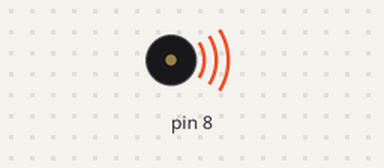
Bench run of a sketch on a simulated Arduino Uno, built with avr-gcc and run on an emulated ATmega328P. Shown: buzzer (waves = sounding).

Above: at 0.1 s.
Timing chart, 0 to 40.0 s (numbered marks = the images above):
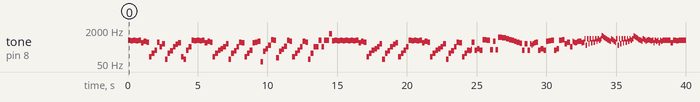

The sketch:

Melodia-Arduino.ino
```cpp
void setup() {
}

void loop() {
tone(8, 659 , 200.000000);
delay(190);
delayMicroseconds(0);
noTone(8);
tone(8, 622 , 200.000000);
delay(190);
delayMicroseconds(0);
noTone(8);
tone(8, 659 , 200.000000);
delay(190);
delayMicroseconds(0);
noTone(8);
tone(8, 622 , 200.000000);
delay(190);
delayMicroseconds(0);
noTone(8);
tone(8, 659 , 200.000000);
delay(190);
delayMicroseconds(0);
noTone(8);
tone(8, 493 , 200.000000);
delay(190);
delayMicroseconds(0);
noTone(8);
tone(8, 587 , 200.000000);
delay(190);
delayMicroseconds(0);
noTone(8);
tone(8, 523 , 200.000000);
delay(190);
delayMicroseconds(0);
noTone(8);
tone(8, 110 , 200.000000);
delay(190);
delayMicroseconds(0);
noTone(8);
tone(8, 164 , 200.000000);
delay(190);
delayMicroseconds(0);
noTone(8);
tone(8, 220 , 200.000000);
delay(190);
delayMicroseconds(0);
noTone(8);
tone(8, 523 , 200.000000);
delay(190);
delayMicroseconds(0);
noTone(8);
tone(8, 329 , 200.000000);
delay(190);
delayMicroseconds(0);
noTone(8);
tone(8, 440 , 200.000000);
delay(190);
delayMicroseconds(0);
noTone(8);
tone(8, 82 , 200.000000);
delay(190);
delayMicroseconds(0);
noTone(8);
tone(8, 164 , 200.000000);
delay(190);
delayMicroseconds(0);
noTone(8);
tone(8, 207 , 200.000000);
delay(190);
delayMicroseconds(0);
noTone(8);
tone(8, 329 , 200.000000);
delay(190);
delayMicroseconds(0);
noTone(8);
tone(8, 415 , 200.000000);
delay(190);
delayMicroseconds(0);
noTone(8);
tone(8, 493 , 200.000000);
delay(190);
delayMicroseconds(0);
noTone(8);
tone(8, 110 , 200.000000);
delay(190);
delayMicroseconds(0);
noTone(8);
tone(8, 82 , 200.000000);
delay(190);
delayMicroseconds(0);
noTone(8);
tone(8, 220 , 200.000000);
delay(190);
delayMicroseconds(0);
noTone(8);
tone(8, 329 , 200.000000);
delay(190);
delayMicroseconds(0);
noTone(8);
tone(8, 659 , 200.000000);
delay(190);
delayMicroseconds(0);
noTone(8);
tone(8, 622 , 200.000000);
delay(190);
delayMicroseconds(0);
noTone(8);
tone(8, 659 , 200.000000);
delay(190);
delayMicroseconds(0);
noTone(8);
tone(8, 622 , 200.000000);
delay(190);
delayMicroseconds(0);
noTone(8);
tone(8, 659 , 200.000000);
delay(190);
delayMicroseconds(0);
noTone(8);
tone(8, 493 , 200.000000);
delay(190);
delayMicroseconds(0);
noTone(8);
tone(8, 587 , 200.000000);
delay(190);
delayMicroseconds(0);
noTone(8);
tone(8, 523 , 200.000000);
delay(190);
delayMicroseconds(0);
noTone(8);
tone(8, 110 , 200.000000);
delay(190);
delayMicroseconds(0);
noTone(8);
tone(8, 164 , 200.000000);
delay(190);
delayMicroseconds(0);
noTone(8);
tone(8, 220 , 200.000000);
delay(190);
delayMicroseconds(0);
noTone(8);
tone(8, 261 , 200.000000);
delay(190);
delayMicroseconds(0);
noTone(8);
tone(8, 329 , 200.000000);
delay(190);
delayMicroseconds(0);
noTone(8);
tone(8, 440 , 200.000000);
delay(190);
delayMicroseconds(0);
noTone(8);
tone(8, 82 , 200.000000);
delay(190);
delayMicroseconds(0);
noTone(8);
tone(8, 164 , 200.000000);
delay(190);
delayMicroseconds(0);
noTone(8);
tone(8, 207 , 200.000000);
delay(190);
delayMicroseconds(0);
noTone(8);
tone(8, 329 , 200.000000);
delay(190);
delayMicroseconds(0);
noTone(8);
tone(8, 523 , 200.000000);
delay(190);
delayMicroseconds(0);
noTone(8);
tone(8, 493 , 200.000000);
delay(190);
delayMicroseconds(0);
noTone(8);
tone(8, 110 , 200.000000);
delay(190);
delayMicroseconds(0);
noTone(8);
tone(8, 164 , 200.000000);
delay(190);
delayMicroseconds(0);
noTone(8);
tone(8, 220 , 200.000000);
delay(190);
delayMicroseconds(0);
noTone(8);
tone(8, 493 , 200.000000);
delay(190);
delayMicroseconds(0);
noTone(8);
tone(8, 523 , 200.000000);
delay(190);
delayMicroseconds(0);
noTone(8);
tone(8, 587 , 200.000000);
delay(190);
delayMicroseconds(0);
noTone(8);
tone(8, 65 , 200.000000);
delay(190);
delayMicroseconds(0);
noTone(8);
tone(8, 195 , 200.000000);
delay(190);
delayMicroseconds(0);
noTone(8);
tone(8, 261 , 200.000000);
delay(190);
delayMicroseconds(0);
noTone(8);
tone(8, 391 , 200.000000);
delay(190);
delayMicroseconds(0);
noTone(8);
tone(8, 698 , 200.000000);
delay(190);
delayMicroseconds(0);
noTone(8);
tone(8, 659 , 200.000000);
delay(190);
delayMicroseconds(0);
noTone(8);
tone(8, 97 , 200.000000);
delay(190);
delayMicroseconds(0);
noTone(8);
tone(8, 195 , 200.000000);
delay(190);
delayMicroseconds(0);
noTone(8);
tone(8, 246 , 200.000000);
delay(190);
delayMicroseconds(0);
noTone(8);
tone(8, 349 , 200.000000);
delay(190);
delayMicroseconds(0);
noTone(8);
tone(8, 659 , 200.000000);
delay(190);
delayMicroseconds(0);
noTone(8);
tone(8, 587 , 200.000000);
delay(190);
delayMicroseconds(0);
noTone(8);
tone(8, 110 , 200.000000);
delay(190);
delayMicroseconds(0);
noTone(8);
tone(8, 164 , 200.000000);
delay(190);
delayMicroseconds(0);
noTone(8);
tone(8, 220 , 200.000000);
delay(190);
delayMicroseconds(0);
noTone(8);
tone(8, 329 , 200.000000);
delay(190);
delayMicroseconds(0);
noTone(8);
tone(8, 587 , 200.000000);
delay(190);
delayMicroseconds(0);
noTone(8);
tone(8, 523 , 200.000000);
delay(190);
delayMicroseconds(0);
noTone(8);
tone(8, 82 , 200.000000);
delay(190);
delayMicroseconds(0);
noTone(8);
tone(8, 164 , 200.000000);
delay(190);
delayMicroseconds(0);
noTone(8);
tone(8, 329 , 200.000000);
delay(190);
delayMicroseconds(0);
noTone(8);
tone(8, 329 , 200.000000);
delay(190);
delayMicroseconds(0);
noTone(8);
tone(8, 659 , 200.000000);
delay(190);
delayMicroseconds(0);
noTone(8);
tone(8, 329 , 200.000000);
delay(190);
delayMicroseconds(0);
noTone(8);
tone(8, 659 , 200.000000);
delay(190);
delayMicroseconds(0);
noTone(8);
tone(8, 659 , 200.000000);
delay(190);
delayMicroseconds(0);
noTone(8);
tone(8, 1318 , 200.000000);
delay(190);
delayMicroseconds(0);
noTone(8);
tone(8, 622 , 200.000000);
delay(190);
delayMicroseconds(0);
noTone(8);
tone(8, 659 , 200.000000);
delay(190);
delayMicroseconds(0);
noTone(8);
tone(8, 622 , 200.000000);
delay(190);
delayMicroseconds(0);
noTone(8);
tone(8, 659 , 200.000000);
delay(190);
delayMicroseconds(0);
noTone(8);
tone(8, 622 , 200.000000);
delay(190);
delayMicroseconds(0);
noTone(8);
tone(8, 659 , 200.000000);
delay(190);
delayMicroseconds(0);
noTone(8);
tone(8, 622 , 200.000000);
delay(190);
delayMicroseconds(0);
noTone(8);
tone(8, 659 , 200.000000);
delay(190);
delayMicroseconds(0);
noTone(8);
tone(8, 622 , 200.000000);
delay(190);
delayMicroseconds(0);
noTone(8);
tone(8, 659 , 200.000000);
delay(190);
delayMicroseconds(0);
noTone(8);
tone(8, 493 , 200.000000);
delay(190);
delayMicroseconds(0);
noTone(8);
tone(8, 587 , 200.000000);
delay(190);
delayMicroseconds(0);
noTone(8);
tone(8, 523 , 200.000000);
delay(190);
delayMicroseconds(0);
noTone(8);
tone(8, 110 , 200.000000);
delay(190);
delayMicroseconds(0);
noTone(8);
tone(8, 164 , 200.000000);
delay(190);
delayMicroseconds(0);
noTone(8);
tone(8, 220 , 200.000000);
delay(190);
delayMicroseconds(0);
noTone(8);
tone(8, 261 , 200.000000);
delay(190);
delayMicroseconds(0);
noTone(8);
tone(8, 329 , 200.000000);
delay(190);
delayMicroseconds(0);
noTone(8);
tone(8, 440 , 200.000000);
delay(190);
delayMicroseconds(0);
noTone(8);
tone(8, 82 , 200.000000);
delay(190);
delayMicroseconds(0);
noTone(8);
tone(8, 164 , 200.000000);
delay(190);
delayMicroseconds(0);
noTone(8);
tone(8, 207 , 200.000000);
delay(190);
delayMicroseconds(0);
noTone(8);
tone(8, 329 , 200.000000);
delay(190);
delayMicroseconds(0);
noTone(8);
tone(8, 415 , 200.000000);
delay(190);
delayMicroseconds(0);
noTone(8);
tone(8, 493 , 200.000000);
delay(190);
delayMicroseconds(0);
noTone(8);
tone(8, 110 , 200.000000);
delay(190);
delayMicroseconds(0);
noTone(8);
tone(8, 164 , 200.000000);
delay(190);
delayMicroseconds(0);
noTone(8);
tone(8, 220 , 200.000000);
delay(190);
delayMicroseconds(0);
noTone(8);
tone(8, 329 , 200.000000);
delay(190);
delayMicroseconds(0);
noTone(8);
tone(8, 659 , 200.000000);
delay(190);
delayMicroseconds(0);
noTone(8);
tone(8, 622 , 200.000000);
delay(190);
delayMicroseconds(0);
noTone(8);
tone(8, 659 , 200.000000);
delay(190);
delayMicroseconds(0);
noTone(8);
tone(8, 622 , 200.000000);
delay(190);
delayMicroseconds(0);
noTone(8);
tone(8, 659 , 200.000000);
delay(190);
delayMicroseconds(0);
noTone(8);
tone(8, 493 , 200.000000);
delay(190);
delayMicroseconds(0);
noTone(8);
tone(8, 587 , 200.000000);
delay(190);
delayMicroseconds(0);
noTone(8);
tone(8, 523 , 200.000000);
delay(190);
delayMicroseconds(0);
noTone(8);
tone(8, 110 , 200.000000);
delay(190);
delayMicroseconds(0);
noTone(8);
tone(8, 164 , 200.000000);
delay(190);
delayMicroseconds(0);
noTone(8);
tone(8, 220 , 200.000000);
delay(190);
delayMicroseconds(0);
noTone(8);
tone(8, 261 , 200.000000);
delay(190);
delayMicroseconds(0);
noTone(8);
tone(8, 329 , 200.000000);
delay(190);
delayMicroseconds(0);
noTone(8);
tone(8, 440 , 200.000000);
delay(190);
delayMicroseconds(0);
noTone(8);
tone(8, 82 , 200.000000);
delay(190);
delayMicroseconds(0);
noTone(8);
tone(8, 164 , 200.000000);
delay(190);
delayMicroseconds(0);
noTone(8);
tone(8, 207 , 200.000000);
delay(190);
delayMicroseconds(0);
noTone(8);
tone(8, 329 , 200.000000);
delay(190);
delayMicroseconds(0);
noTone(8);
tone(8, 523 , 200.000000);
delay(190);
delayMicroseconds(0);
noTone(8);
tone(8, 493 , 200.000000);
delay(190);
delayMicroseconds(0);
noTone(8);
tone(8, 110 , 200.000000);
delay(190);
delayMicroseconds(0);
noTone(8);
tone(8, 164 , 200.000000);
delay(190);
delayMicroseconds(0);
noTone(8);
tone(8, 220 , 200.000000);
delay(190);
delayMicroseconds(0);
noTone(8);
tone(8, 207 , 50.000000);
delay(47);
delayMicroseconds(0);
noTone(8);
tone(8, 220 , 50.000000);
delay(47);
delayMicroseconds(0);
noTone(8);
tone(8, 246 , 50.000000);
delay(47);
delayMicroseconds(0);
noTone(8);
tone(8, 523 , 200.000000);
delay(190);
delayMicroseconds(0);
noTone(8);
tone(8, 220 , 200.000000);
delay(190);
delayMicroseconds(0);
noTone(8);
tone(8, 261 , 200.000000);
delay(190);
delayMicroseconds(0);
noTone(8);
tone(8, 220 , 200.000000);
delay(190);
delayMicroseconds(0);
noTone(8);
tone(8, 698 , 200.000000);
delay(190);
delayMicroseconds(0);
noTone(8);
tone(8, 698 , 100.000000);
delay(95);
delayMicroseconds(0);
noTone(8);
tone(8, 659 , 100.000000);
delay(95);
delayMicroseconds(0);
noTone(8);
tone(8, 659 , 200.000000);
delay(190);
delayMicroseconds(0);
noTone(8);
tone(8, 233 , 200.000000);
delay(190);
delayMicroseconds(0);
noTone(8);
tone(8, 587 , 200.000000);
delay(190);
delayMicroseconds(0);
noTone(8);
tone(8, 233 , 200.000000);
delay(190);
delayMicroseconds(0);
noTone(8);
tone(8, 932 , 200.000000);
delay(190);
delayMicroseconds(0);
noTone(8);
tone(8, 932 , 100.000000);
delay(95);
delayMicroseconds(0);
noTone(8);
tone(8, 880 , 100.000000);
delay(95);
delayMicroseconds(0);
noTone(8);
tone(8, 880 , 200.000000);
delay(190);
delayMicroseconds(0);
noTone(8);
tone(8, 783 , 200.000000);
delay(190);
delayMicroseconds(0);
noTone(8);
tone(8, 698 , 200.000000);
delay(190);
delayMicroseconds(0);
noTone(8);
tone(8, 659 , 200.000000);
delay(190);
delayMicroseconds(0);
noTone(8);
tone(8, 587 , 200.000000);
delay(190);
delayMicroseconds(0);
noTone(8);
tone(8, 523 , 200.000000);
delay(190);
delayMicroseconds(0);
noTone(8);
tone(8, 466 , 200.000000);
delay(190);
delayMicroseconds(0);
noTone(8);
tone(8, 220 , 200.000000);
delay(190);
delayMicroseconds(0);
noTone(8);
tone(8, 440 , 200.000000);
delay(190);
delayMicroseconds(0);
noTone(8);
tone(8, 220 , 200.000000);
delay(190);
delayMicroseconds(0);
noTone(8);
tone(8, 440 , 100.000000);
delay(95);
delayMicroseconds(0);
noTone(8);
tone(8, 391 , 100.000000);
delay(95);
delayMicroseconds(0);
noTone(8);
tone(8, 440 , 100.000000);
delay(95);
delayMicroseconds(0);
noTone(8);
tone(8, 493 , 100.000000);
delay(95);
delayMicroseconds(0);
noTone(8);
tone(8, 523 , 200.000000);
delay(190);
delayMicroseconds(0);
noTone(8);
tone(8, 220 , 200.000000);
delay(190);
delayMicroseconds(0);
noTone(8);
tone(8, 261 , 200.000000);
delay(190);
delayMicroseconds(0);
noTone(8);
tone(8, 220 , 200.000000);
delay(190);
delayMicroseconds(0);
noTone(8);
tone(8, 587 , 200.000000);
delay(190);
delayMicroseconds(0);
noTone(8);
tone(8, 622 , 200.000000);
delay(190);
delayMicroseconds(0);
noTone(8);
tone(8, 659 , 200.000000);
delay(190);
delayMicroseconds(0);
noTone(8);
tone(8, 220 , 200.000000);
delay(190);
delayMicroseconds(0);
noTone(8);
tone(8, 261 , 200.000000);
delay(190);
delayMicroseconds(0);
noTone(8);
tone(8, 659 , 200.000000);
delay(190);
delayMicroseconds(0);
noTone(8);
tone(8, 698 , 200.000000);
delay(190);
delayMicroseconds(0);
noTone(8);
tone(8, 440 , 200.000000);
delay(190);
delayMicroseconds(0);
noTone(8);
tone(8, 523 , 200.000000);
delay(190);
delayMicroseconds(0);
noTone(8);
tone(8, 329 , 200.000000);
delay(190);
delayMicroseconds(0);
noTone(8);
tone(8, 587 , 100.000000);
delay(95);
delayMicroseconds(0);
noTone(8);
tone(8, 523 , 100.000000);
delay(95);
delayMicroseconds(0);
noTone(8);
tone(8, 493 , 100.000000);
delay(95);
delayMicroseconds(0);
noTone(8);
tone(8, 523 , 100.000000);
delay(95);
delayMicroseconds(0);
noTone(8);
tone(8, 587 , 200.000000);
delay(190);
delayMicroseconds(0);
noTone(8);
tone(8, 587 , 100.000000);
delay(95);
delayMicroseconds(0);
noTone(8);
tone(8, 493 , 100.000000);
delay(95);
delayMicroseconds(0);
noTone(8);
tone(8, 523 , 100.000000);
delay(95);
delayMicroseconds(0);
noTone(8);
tone(8, 783 , 100.000000);
delay(95);
delayMicroseconds(0);
noTone(8);
tone(8, 391 , 100.000000);
delay(95);
delayMicroseconds(0);
noTone(8);
tone(8, 783 , 100.000000);
delay(95);
delayMicroseconds(0);
noTone(8);
tone(8, 440 , 100.000000);
delay(95);
delayMicroseconds(0);
noTone(8);
tone(8, 783 , 100.000000);
delay(95);
delayMicroseconds(0);
noTone(8);
tone(8, 493 , 100.000000);
delay(95);
delayMicroseconds(0);
noTone(8);
tone(8, 783 , 100.000000);
delay(95);
delayMicroseconds(0);
noTone(8);
tone(8, 523 , 100.000000);
delay(95);
delayMicroseconds(0);
noTone(8);
tone(8, 783 , 100.000000);
delay(95);
delayMicroseconds(0);
noTone(8);
tone(8, 587 , 100.000000);
delay(95);
delayMicroseconds(0);
noTone(8);
tone(8, 783 , 100.000000);
delay(95);
delayMicroseconds(0);
noTone(8);
tone(8, 659 , 100.000000);
delay(95);
delayMicroseconds(0);
noTone(8);
tone(8, 783 , 100.000000);
delay(95);
delayMicroseconds(0);
noTone(8);
tone(8, 1046 , 100.000000);
delay(95);
delayMicroseconds(0);
noTone(8);
tone(8, 987 , 100.000000);
delay(95);
delayMicroseconds(0);
noTone(8);
tone(8, 880 , 100.000000);
delay(95);
delayMicroseconds(0);
noTone(8);
tone(8, 783 , 100.000000);
delay(95);
delayMicroseconds(0);
noTone(8);
tone(8, 698 , 100.000000);
delay(95);
delayMicroseconds(0);
noTone(8);
tone(8, 659 , 100.000000);
delay(95);
delayMicroseconds(0);
noTone(8);
tone(8, 587 , 100.000000);
delay(95);
delayMicroseconds(0);
noTone(8);
tone(8, 783 , 100.000000);
delay(95);
delayMicroseconds(0);
noTone(8);
tone(8, 698 , 100.000000);
delay(95);
delayMicroseconds(0);
noTone(8);
tone(8, 587 , 100.000000);
delay(95);
delayMicroseconds(0);
noTone(8);
tone(8, 523 , 100.000000);
delay(95);
delayMicroseconds(0);
noTone(8);
tone(8, 783 , 100.000000);
delay(95);
delayMicroseconds(0);
noTone(8);
tone(8, 391 , 100.000000);
delay(95);
delayMicroseconds(0);
noTone(8);
tone(8, 783 , 100.000000);
delay(95);
delayMicroseconds(0);
noTone(8);
tone(8, 440 , 100.000000);
delay(95);
delayMicroseconds(0);
noTone(8);
tone(8, 783 , 100.000000);
delay(95);
delayMicroseconds(0);
noTone(8);
tone(8, 493 , 100.000000);
delay(95);
delayMicroseconds(0);
noTone(8);
tone(8, 783 , 100.000000);
delay(95);
delayMicroseconds(0);
noTone(8);
tone(8, 523 , 100.000000);
delay(95);
delayMicroseconds(0);
noTone(8);
tone(8, 783 , 100.000000);
delay(95);
delayMicroseconds(0);
noTone(8);
tone(8, 587 , 100.000000);
delay(95);
delayMicroseconds(0);
noTone(8);
tone(8, 783 , 100.000000);
delay(95);
delayMicroseconds(0);
noTone(8);
tone(8, 659 , 100.000000);
delay(95);
delayMicroseconds(0);
noTone(8);
tone(8, 783 , 100.000000);
delay(95);
delayMicroseconds(0);
noTone(8);
tone(8, 1046 , 100.000000);
delay(95);
delayMicroseconds(0);
noTone(8);
tone(8, 987 , 100.000000);
delay(95);
delayMicroseconds(0);
noTone(8);
tone(8, 880 , 100.000000);
delay(95);
delayMicroseconds(0);
noTone(8);
tone(8, 783 , 100.000000);
delay(95);
delayMicroseconds(0);
noTone(8);
tone(8, 698 , 100.000000);
delay(95);
delayMicroseconds(0);
noTone(8);
tone(8, 659 , 100.000000);
delay(95);
delayMicroseconds(0);
noTone(8);
tone(8, 587 , 100.000000);
delay(95);
delayMicroseconds(0);
noTone(8);
tone(8, 783 , 100.000000);
delay(95);
delayMicroseconds(0);
noTone(8);
tone(8, 698 , 100.000000);
delay(95);
delayMicroseconds(0);
noTone(8);
tone(8, 587 , 100.000000);
delay(95);
delayMicroseconds(0);
noTone(8);
tone(8, 659 , 100.000000);
delay(95);
delayMicroseconds(0);
noTone(8);
tone(8, 698 , 100.000000);
delay(95);
delayMicroseconds(0);
noTone(8);
tone(8, 659 , 100.000000);
delay(95);
delayMicroseconds(0);
noTone(8);
tone(8, 622 , 100.000000);
delay(95);
delayMicroseconds(0);
noTone(8);
tone(8, 659 , 100.000000);
delay(95);
delayMicroseconds(0);
noTone(8);
tone(8, 493 , 100.000000);
delay(95);
delayMicroseconds(0);
noTone(8);
tone(8, 659 , 100.000000);
delay(95);
delayMicroseconds(0);
noTone(8);
tone(8, 587 , 100.000000);
delay(95);
delayMicroseconds(0);
noTone(8);
tone(8, 659 , 100.000000);
delay(95);
delayMicroseconds(0);
noTone(8);
tone(8, 493 , 100.000000);
delay(95);
delayMicroseconds(0);
noTone(8);
tone(8, 659 , 100.000000);
delay(95);
delayMicroseconds(0);
noTone(8);
tone(8, 587 , 100.000000);
delay(95);
delayMicroseconds(0);
noTone(8);
tone(8, 659 , 400.000000);
delay(380);
delayMicroseconds(0);
noTone(8);
tone(8, 659 , 200.000000);
delay(190);
delayMicroseconds(0);
noTone(8);
tone(8, 493 , 200.000000);
delay(190);
delayMicroseconds(0);
noTone(8);
tone(8, 659 , 200.000000);
delay(190);
delayMicroseconds(0);
noTone(8);
tone(8, 622 , 200.000000);
delay(190);
delayMicroseconds(0);
noTone(8);
tone(8, 659 , 400.000000);
delay(380);
delayMicroseconds(0);
noTone(8);
tone(8, 659 , 200.000000);
delay(190);
delayMicroseconds(0);
noTone(8);
tone(8, 493 , 200.000000);
delay(190);
delayMicroseconds(0);
noTone(8);
tone(8, 659 , 200.000000);
delay(190);
delayMicroseconds(0);
noTone(8);
tone(8, 622 , 200.000000);
delay(190);
delayMicroseconds(0);
noTone(8);
tone(8, 659 , 200.000000);
delay(190);
delayMicroseconds(0);
noTone(8);
tone(8, 622 , 200.000000);
delay(190);
delayMicroseconds(0);
noTone(8);
tone(8, 659 , 200.000000);
delay(190);
delayMicroseconds(0);
noTone(8);
tone(8, 622 , 200.000000);
delay(190);
delayMicroseconds(0);
noTone(8);
tone(8, 659 , 200.000000);
delay(190);
delayMicroseconds(0);
noTone(8);
tone(8, 587 , 200.000000);
delay(190);
delayMicroseconds(0);
noTone(8);
tone(8, 659 , 200.000000);
delay(190);
delayMicroseconds(0);
noTone(8);
tone(8, 622 , 200.000000);
delay(190);
delayMicroseconds(0);
noTone(8);
tone(8, 659 , 200.000000);
delay(190);
delayMicroseconds(0);
noTone(8);
tone(8, 493 , 200.000000);
delay(190);
delayMicroseconds(0);
noTone(8);
tone(8, 587 , 200.000000);
delay(190);
delayMicroseconds(0);
noTone(8);
tone(8, 523 , 200.000000);
delay(190);
delayMicroseconds(0);
noTone(8);
tone(8, 440 , 200.000000);
delay(190);
delayMicroseconds(0);
noTone(8);
tone(8, 164 , 200.000000);
delay(190);
delayMicroseconds(0);
noTone(8);
tone(8, 220 , 200.000000);
delay(190);
delayMicroseconds(0);
noTone(8);
tone(8, 261 , 200.000000);
delay(190);
delayMicroseconds(0);
noTone(8);
tone(8, 329 , 200.000000);
delay(190);
delayMicroseconds(0);
noTone(8);
tone(8, 440 , 200.000000);
delay(190);
delayMicroseconds(0);
noTone(8);
tone(8, 493 , 200.000000);
delay(190);
delayMicroseconds(0);
noTone(8);
tone(8, 164 , 200.000000);
delay(190);
delayMicroseconds(0);
noTone(8);
tone(8, 207 , 200.000000);
delay(190);
delayMicroseconds(0);
noTone(8);
tone(8, 329 , 200.000000);
delay(190);
delayMicroseconds(0);
noTone(8);
tone(8, 415 , 200.000000);
delay(190);
delayMicroseconds(0);
noTone(8);
tone(8, 493 , 200.000000);
delay(190);
delayMicroseconds(0);
noTone(8);
tone(8, 523 , 200.000000);
delay(190);
delayMicroseconds(0);
noTone(8);
tone(8, 164 , 200.000000);
delay(190);
delayMicroseconds(0);
noTone(8);
tone(8, 220 , 200.000000);
delay(190);
delayMicroseconds(0);
noTone(8);
tone(8, 329 , 200.000000);
delay(190);
delayMicroseconds(0);
noTone(8);
tone(8, 659 , 200.000000);
delay(190);
delayMicroseconds(0);
noTone(8);
tone(8, 622 , 200.000000);
delay(190);
delayMicroseconds(0);
noTone(8);
tone(8, 659 , 200.000000);
delay(190);
delayMicroseconds(0);
noTone(8);
tone(8, 622 , 200.000000);
delay(190);
delayMicroseconds(0);
noTone(8);
tone(8, 659 , 200.000000);
delay(190);
delayMicroseconds(0);
noTone(8);
tone(8, 493 , 200.000000);
delay(190);
delayMicroseconds(0);
noTone(8);
tone(8, 587 , 200.000000);
delay(190);
delayMicroseconds(0);
noTone(8);
tone(8, 523 , 200.000000);
delay(190);
delayMicroseconds(0);
noTone(8);
tone(8, 440 , 200.000000);
delay(190);
delayMicroseconds(0);
noTone(8);
tone(8, 164 , 200.000000);
delay(190);
delayMicroseconds(0);
noTone(8);
tone(8, 220 , 200.000000);
delay(190);
delayMicroseconds(0);
noTone(8);
tone(8, 261 , 200.000000);
delay(190);
delayMicroseconds(0);
noTone(8);
tone(8, 329 , 200.000000);
delay(190);
delayMicroseconds(0);
noTone(8);
tone(8, 440 , 200.000000);
delay(190);
delayMicroseconds(0);
noTone(8);
tone(8, 493 , 200.000000);
delay(190);
delayMicroseconds(0);
noTone(8);
tone(8, 164 , 200.000000);
delay(190);
delayMicroseconds(0);
noTone(8);
tone(8, 207 , 200.000000);
delay(190);
delayMicroseconds(0);
noTone(8);
tone(8, 293 , 200.000000);
delay(190);
delayMicroseconds(0);
noTone(8);
tone(8, 523 , 200.000000);
delay(190);
delayMicroseconds(0);
noTone(8);
tone(8, 493 , 200.000000);
delay(190);
delayMicroseconds(0);
noTone(8);
tone(8, 440 , 1600.000000);
delay(1520);
delayMicroseconds(0);
noTone(8);

delay(3000);
}
```

Measured:
- by itself, tone on pin 8: plays 659 Hz for 0.19 s, 622 Hz for 0.19 s, 659 Hz for 0.19 s, 622 Hz for 0.19 s, 659 Hz for 0.19 s, 493 Hz for 0.19 s … (239 notes in this stretch)
